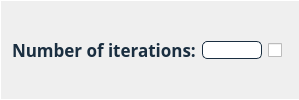
                                <widget class="QFrame" name="frame_nr_iterations_lda">
                                 <property name="styleSheet">
                                  <string notr="true">border-bottom: 0.5px solid #FFFFFF;
border-left: 0.5px solid #FFFFFF;
border-top: 1px solid #FFFFFF;
</string>
                                 </property>
                                 <property name="frameShape">
                                  <enum>QFrame::NoFrame</enum>
                                 </property>
                                 <property name="frameShadow">
                                  <enum>QFrame::Plain</enum>
                                 </property>
                                 <layout class="QHBoxLayout" name="horizontalLayout_79">
                                  <item>
                                   <widget class="QLabel" name="label_nr_iterations_lda">
                                    <property name="sizePolicy">
                                     <sizepolicy hsizetype="Minimum" vsizetype="Preferred">
                                      <horstretch>0</horstretch>
                                      <verstretch>0</verstretch>
                                     </sizepolicy>
                                    </property>
                                    <property name="maximumSize">
                                     <size>
                                      <width>16777215</width>
                                      <height>16777215</height>
                                     </size>
                                    </property>
                                    <property name="font">
                                     <font>
                                      <family>Avenir</family>
                                      <pointsize>13</pointsize>
                                      <weight>75</weight>
                                      <italic>false</italic>
                                      <bold>true</bold>
                                     </font>
                                    </property>
                                    <property name="toolTip">
                                     <string>&lt;html&gt;&lt;head/&gt;&lt;body&gt;&lt;p&gt;&lt;span style=&quot; font-weight:400;&quot;&gt;Number of Gibbs Sampling iterations.&lt;/span&gt;&lt;/p&gt;&lt;/body&gt;&lt;/html&gt;</string>
                                    </property>
                                    <property name="styleSheet">
                                     <string notr="true">font: 87 13pt &quot;Avenir&quot;;
color:#1A2E40;
font-weight: bold;
border:None;</string>
                                    </property>
                                    <property name="text">
                                     <string>Number of iterations:</string>
                                    </property>
                                   </widget>
                                  </item>
                                  <item>
                                   <widget class="QLineEdit" name="lineEdit_nr_iterations_lda">
                                    <property name="sizePolicy">
                                     <sizepolicy hsizetype="Minimum" vsizetype="Fixed">
                                      <horstretch>0</horstretch>
                                      <verstretch>0</verstretch>
                                     </sizepolicy>
                                    </property>
                                    <property name="minimumSize">
                                     <size>
                                      <width>0</width>
                                      <height>0</height>
                                     </size>
                                    </property>
                                    <property name="maximumSize">
                                     <size>
                                      <width>60</width>
                                      <height>16777215</height>
                                     </size>
                                    </property>
                                    <property name="styleSheet">
                                     <string notr="true">QLineEdit {	
	background-color: #FFFFFF;
	font: 87 italic 12pt &quot;Avenir&quot;;
	border-radius: 5px;
	border: 1px solid #1A2E40;
	color:black;
}</string>
                                    </property>
                                   </widget>
                                  </item>
                                  <item>
                                   <widget class="QCheckBox" name="checkBox_nr_iterations_lda">
                                    <property name="sizePolicy">
                                     <sizepolicy hsizetype="Fixed" vsizetype="Fixed">
                                      <horstretch>0</horstretch>
                                      <verstretch>0</verstretch>
                                     </sizepolicy>
                                    </property>
                                    <property name="styleSheet">
                                     <string notr="true">border:0px;</string>
                                    </property>
                                    <property name="text">
                                     <string/>
                                    </property>
                                   </widget>
                                  </item>
                                 </layout>
                                </widget>
